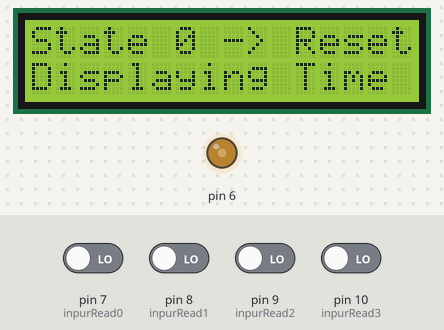
Recording of a sketch running on a simulated Arduino Uno, built with avr-gcc and run on an emulated ATmega328P. Shown: 16×2 character LCD, output pins drawn as LEDs (lit = HIGH). The test bench sets the inputs (shaded band); at power-on: pin 7 (inpurRead0), pin 8 (inpurRead1), pin 9 (inpurRead2), pin 10 (inpurRead3) LOW. What the sketch prints to the serial monitor is not drawn.

Above: at 1.2 s.
1.3 s: pin 7 (inpurRead0) driven HIGH
At 1.7 s:
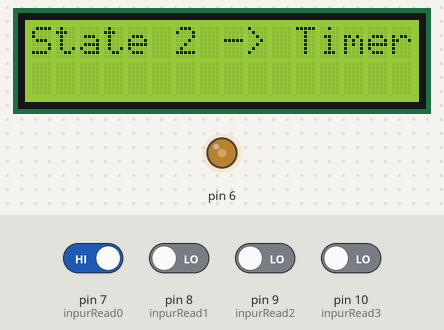
2.8 s: pin 8 (inpurRead1) driven HIGH
At 3.9 s:
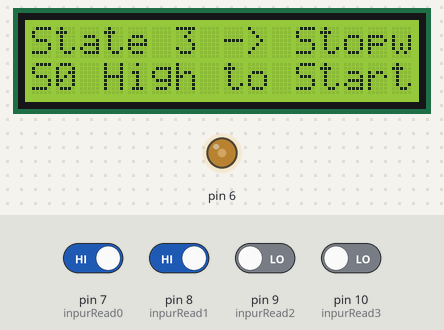
4.3 s: pin 10 (inpurRead3) driven HIGH
At 5.2 s:
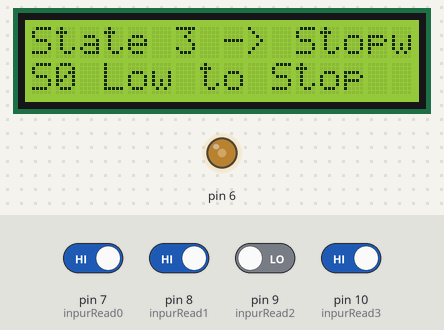
5.8 s: pin 7 (inpurRead0) driven LOW
At 6.3 s:
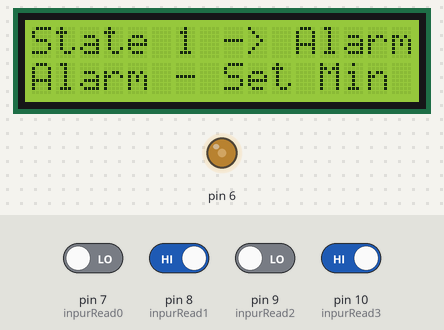
7.3 s: pin 8 (inpurRead1) driven LOW
At 8.5 s:
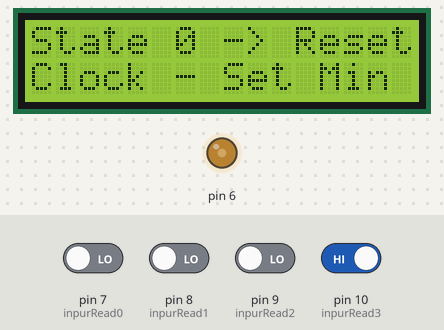
8.8 s: pin 7 (inpurRead0) driven HIGH
At 9.8 s:
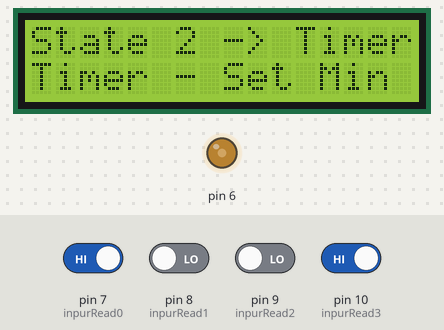
Timing chart, 0 to 11.3 s (numbered marks = the images above; inputs shaded):
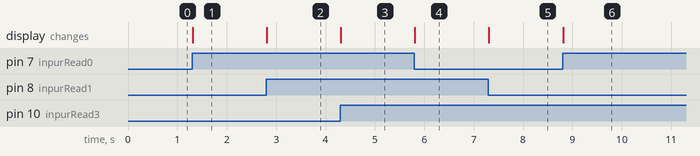

The sketch:

Arduino.ino
```cpp
#include <LiquidCrystal.h>
int Contrast=100;
LiquidCrystal lcd(12, 11, 5, 4, 3, 2);

int inpurRead0 = 7;
int inpurRead1 = 8;
int inpurRead2 = 9;
int inpurRead3 = 10;

void setup() {
  Serial.begin(9600);
  analogWrite(6,Contrast);
  lcd.begin(16, 2);
  pinMode(inpurRead0, INPUT);
  pinMode(inpurRead1, INPUT);
  pinMode(inpurRead2, INPUT);
  pinMode(inpurRead3, INPUT);
}

void loop() {
String sig0 = String(digitalRead(inpurRead0));
String sig1 = String(digitalRead(inpurRead1));
String sig2 = String(digitalRead(inpurRead2));
String sig3 = String(digitalRead(inpurRead3));

int flag = 0;

//int concatValue = sig3*1000 + sig2*100 + sig1*10 + sig0;
String concatValue = sig3 + sig2 + sig1 + sig0;
Serial.println(concatValue);

if( concatValue == "0000"){
  lcd.setCursor(0, 0);
  lcd.print("State 0 -> Reset");
  lcd.setCursor(0, 1);
  lcd.print("Displaying Time ");}

if( concatValue == "1000"){
  lcd.setCursor(0, 0);
  lcd.print("State 0 -> Reset");
  lcd.setCursor(0, 1);
  lcd.print("Clock - Set Min ");}

if( concatValue == "0100"){
  lcd.setCursor(0, 0);
  lcd.print("State 0 -> Reset");
  lcd.setCursor(0, 1);
  lcd.print("Clock - Set Hour");}
// Clock done


if( concatValue == "0010"){
  lcd.setCursor(0, 0);
  lcd.print("State 1 -> Alarm");
  lcd.setCursor(0, 1);
  lcd.print("                ");}

if( concatValue == "1010"){
  lcd.setCursor(0, 0);
  lcd.print("State 1 -> Alarm");
  lcd.setCursor(0, 1);
  lcd.print("Alarm - Set Min ");}

if( concatValue == "0110"){
  lcd.setCursor(0, 0);
  lcd.print("State 1 -> Alarm");
  lcd.setCursor(0, 1);
  lcd.print("Alarm - Set Hour");}
// Alarm done


if( concatValue == "0001"){
  lcd.setCursor(0, 0);
  lcd.print("State 2 -> Timer");
  lcd.setCursor(0, 1);
  lcd.print("                ");}

if( concatValue == "1001"){
  lcd.setCursor(0, 0);
  lcd.print("State 2 -> Timer");
  lcd.setCursor(0, 1);
  lcd.print("Timer - Set Min ");}

if( concatValue == "0101"){
  lcd.setCursor(0, 0);
  lcd.print("State 2 -> Timer");
  lcd.setCursor(0, 1);
  lcd.print("Timer - Set Hour");}
// Timer Done


if( concatValue == "0011"){
  lcd.setCursor(0, 0);
  lcd.print("State 3 -> Stopw");
  lcd.setCursor(0, 1);
  lcd.print("S0 High to Start");}

if( concatValue == "1011"){
  lcd.setCursor(0, 0);
  lcd.print("State 3 -> Stopw");
  lcd.setCursor(0, 1);
  lcd.print("S0 Low to Stop  ");}
}
```

Measured:
- after the input at 1.3 s, the display: changes at once (image 1)
- after the input at 2.8 s, the display: changes at once (image 2)
- after the input at 4.3 s, the display: changes at once (image 3)
- after the input at 5.8 s, the display: changes at once (image 4)
- after the input at 7.3 s, the display: changes at once (image 5)
- after the input at 8.8 s, the display: changes at once (image 6)
